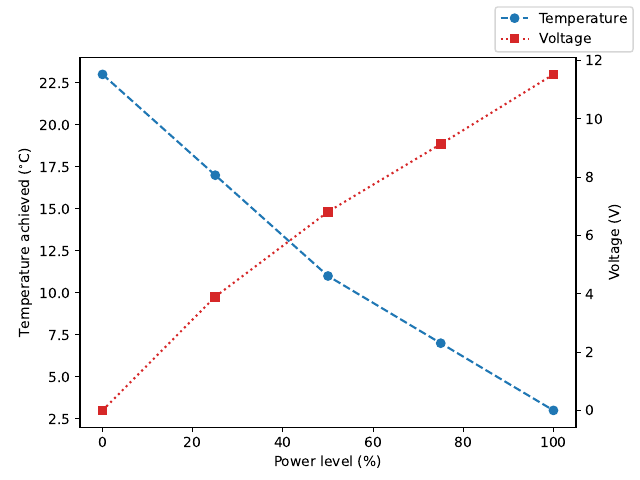

The script that saved this image:
"""Plot lowest temperature that can be reached

For Arduino code, use code for exercise 15.
"""


import matplotlib.pyplot as plt

power_levels = [0, 25, 50, 75, 100]  # in percent, zero is room temperature
temp_c = [23, 17, 11, 7, 3]
voltage = [0, 3.9, 6.81, 9.13, 11.52]

fig, ax = plt.subplots(1, 1)
ax2 = ax.twinx()

ax.plot(power_levels, temp_c, "o--", label="Temperature")
ax2.plot(power_levels, voltage, "s:", color="tab:red", label="Voltage")

ax.set_xlabel("Power level (%)")
ax.set_ylabel("Temperature achieved ($^{\\circ}$C)")
ax2.set_ylabel("Voltage (V)")
fig.legend()


# fig.show()
fig.savefig("exercise_16_plot.pdf")
